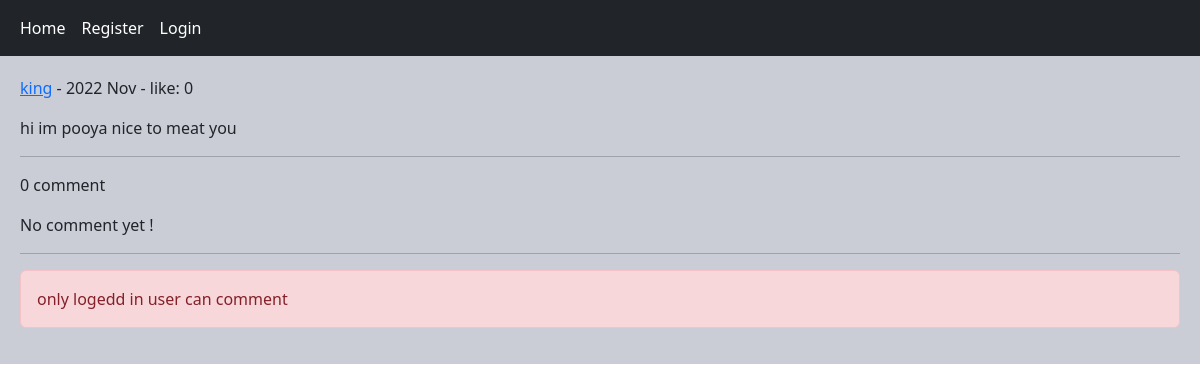
The app's page /post/28/hi-im-pooya-nice-to-meat-you/ with its own data.
### home/models.py (models this page shows, shortened)
class Post(models.Model):
    user = models.ForeignKey(User, on_delete = models.CASCADE, related_name = 'posts')
    body = models.TextField()
    slug = models.SlugField()
    update = models.DateTimeField(auto_now = True)
    created = models.DateTimeField(auto_now_add = True)
    class Meta():
        ordering = ['-created','body']
    def like_count(self):
        return self.pvotes.count()

### home/views.py (the view, shortened to what this page needs)
# urls.py: path('post/<int:post_id>/<slug:post_slug>/', views.PostDetailView.as_view(), name = 'post_detail'),
class PostDetailView(View):
    form_class = CommentCreateForm
    form_class_reply = CommentreplyForm
    def setup(self, request, *args, **kwargs):
        self.post_instance = Post.objects.get(pk = kwargs['post_id'], slug = kwargs['post_slug'])
        return super().setup(request, *args, **kwargs)
    def get(self, request, *args, **kwargs):
        comments = self.post_instance.pcomments.filter(is_reply = False)
        return render (request, 'home/detail.html', {'post':self.post_instance, 'comments':comments, 'form':self.form_class, 'relpy_form':self.form_class_reply})

### home/templates/home/detail.html (shortened to what this page needs)
{% extends 'base.html' %}
{% block content %}
    <p><a href="{% url 'account:user_profile' post.user.id %}">{{ post.user.username }}</a> - {{ post.update | date:"Y M" }} - like: {{ post.like_count }}</p>
    <p>{{ post.body }}</p>
    <hr/>
    <p>{{ comments.count }} comment</p>
    {% for comment in comments %}
    <div class="card bg-dark text-white">
        <p class="card-header">{{ comment.user }} | {{ comment.created|timesince }}</p>
        <p class="card-body">{{ comment.body }}</p>
        {% for reply in comment.rcomments.all %}
        <p class="bg-secondary p-3 m-2">{{ reply.user }}<br/>{{ reply.body }} </p>
        {% endfor %}
        {% if request.user.is_authenticated %}
            <form action="{% url 'home:add_reply' post.id comment.id %}" method="post" class="col-md-5">
                {% csrf_token %}
                {{ relpy_form.as_p }}
                <input type="submit" value="send" class="btn btn-primary">
            </form>
        {% endif %}
        </div> <br/>
        {% empty %}
        <p>No comment yet !</p>
        {% endfor %}
        <hr/>
        {% if request.user.is_authenticated %}
        <form action="" method="post" class="col-md-5">
            {% csrf_token %}
            {{ form.as_p }}
            <input type="submit" value="send" class="btn btn-dark">
        </form><br/>
        {% else %}
            <p class="alert alert-danger">only logedd in user can comment</p>
        {% endif %}
        {% endblock %}

### records on screen
Post: user.username "king", update "2022 Nov", like_count "0", body "hi im pooya nice to meat you"

### other values on screen
{{ comments.count }} "0"
